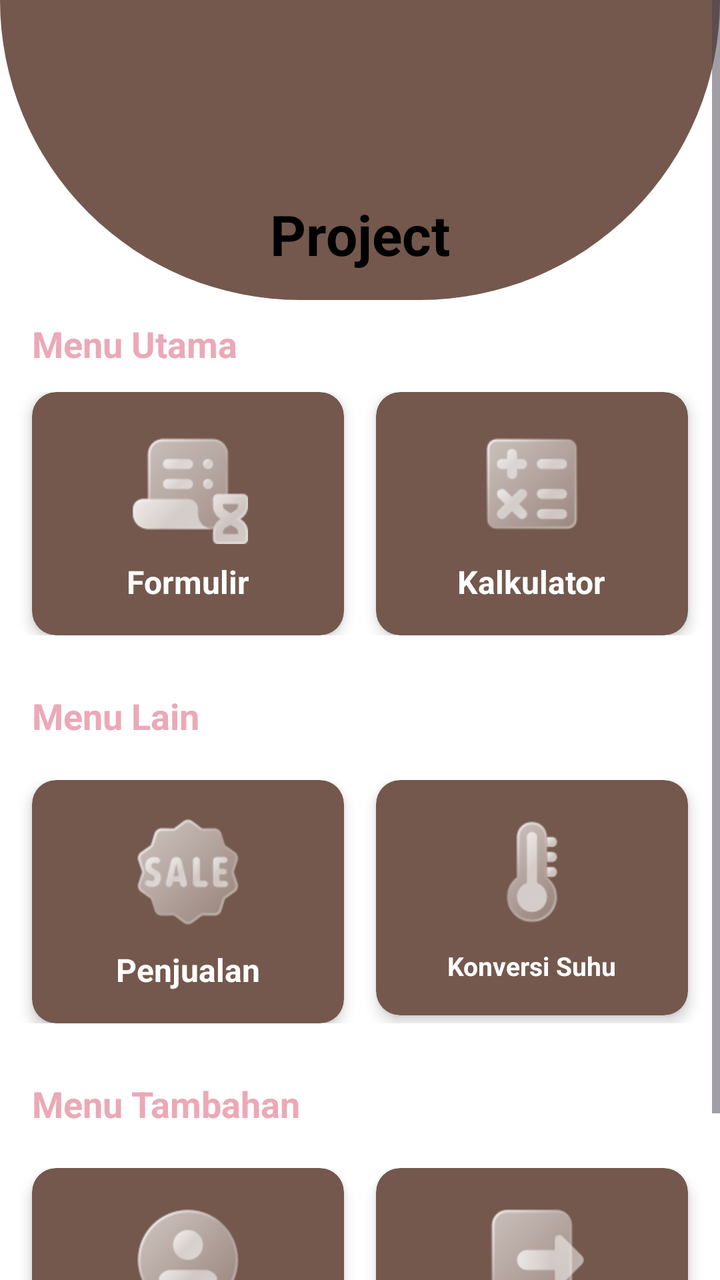
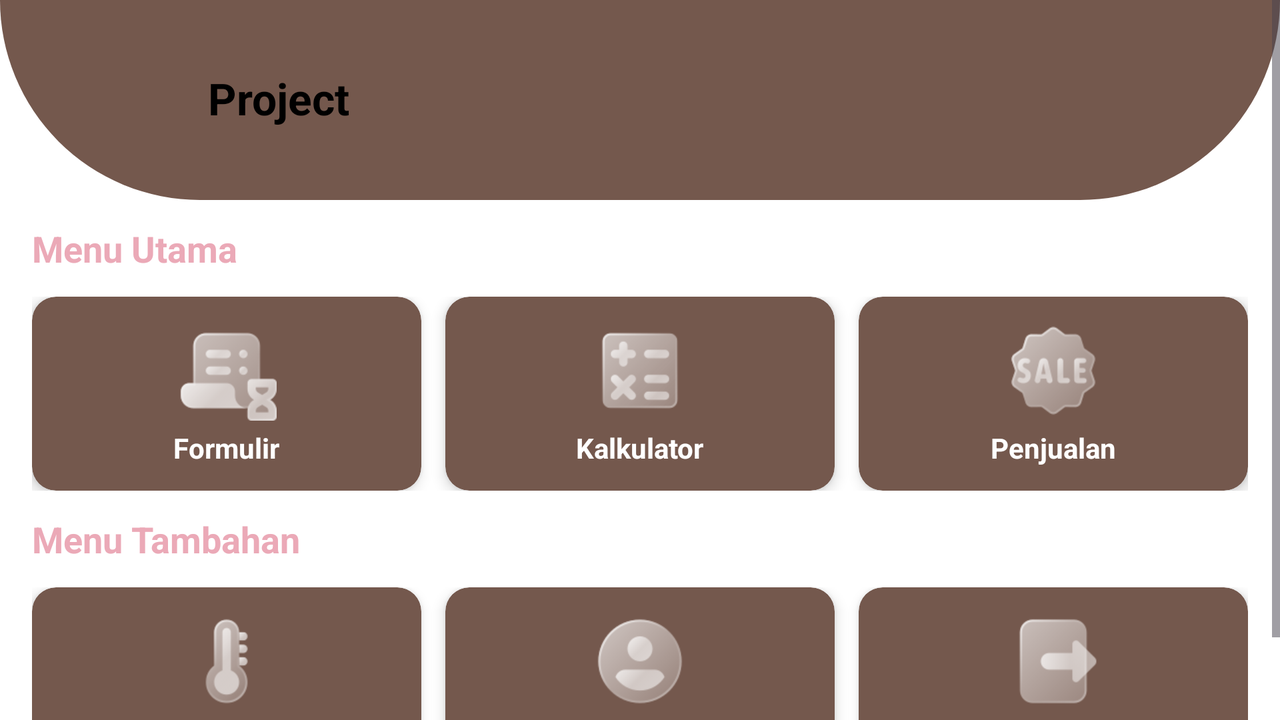

First picture: res/layout/ on a phone held upright. Second picture: the repository's own variant of that layout, on a device whose configuration matches the variant's folder. Source for both follows.
<!-- AndroidManifest.xml: application theme Theme.ProjectMars -->
<!-- res/layout/activity_halaman_utama.xml -->
<?xml version="1.0" encoding="utf-8"?>
<ScrollView xmlns:android="http://schemas.android.com/apk/res/android"
    xmlns:app="http://schemas.android.com/apk/res-auto"
    xmlns:tools="http://schemas.android.com/tools"
    android:layout_width="match_parent"
    android:layout_height="match_parent"
    android:fillViewport="true"
    android:background="@color/chocoo"
    tools:context=".halaman_utama">

    <LinearLayout
        android:id="@+id/main"
        android:layout_width="match_parent"
        android:layout_height="wrap_content"
        android:orientation="vertical">

        <View
            android:id="@+id/latarbelakang"
            android:layout_width="match_parent"
            android:layout_height="150dp"
            android:background="@drawable/latarbelakangprofil" />


        <LinearLayout
            android:layout_width="match_parent"
            android:layout_height="wrap_content"
            android:orientation="vertical"
            android:gravity="center"
            android:layout_marginTop="-140dp"
            tools:ignore="UseCompoundDrawables">

            <ImageView
                android:id="@+id/img_illustration"
                android:layout_width="80dp"
                android:layout_height="80dp"
                android:background="@drawable/buku"
                android:contentDescription="@string/logo_aplikasi" />

            <TextView
                android:id="@+id/tv_app_title"
                android:layout_width="wrap_content"
                android:layout_height="wrap_content"
                android:layout_marginTop="8dp"
                android:text="@string/project"
                android:textColor="@android:color/black"
                android:textSize="28sp"
                android:textStyle="bold" />
        </LinearLayout>

        <TextView
            android:id="@+id/tv_menu_utama"
            android:layout_width="match_parent"
            android:layout_height="wrap_content"
            android:layout_marginStart="16dp"
            android:layout_marginTop="24dp"
            android:layout_marginEnd="16dp"
            android:text="@string/Menu_Utama"
            android:textColor="@color/pink_white"
            android:textSize="18sp"
            android:textStyle="bold" />

        <LinearLayout
            android:layout_width="match_parent"
            android:layout_height="wrap_content"
            android:orientation="horizontal"
            android:weightSum="2"
            android:layout_marginTop="12dp">

            <androidx.cardview.widget.CardView
                android:id="@+id/card_Formulir"
                android:layout_width="0dp"
                android:layout_height="wrap_content"
                android:layout_weight="1"
                android:layout_marginStart="16dp"
                android:layout_marginEnd="8dp"
                app:cardBackgroundColor="@color/creams"
                app:cardCornerRadius="12dp"
                app:cardElevation="4dp">
                <LinearLayout
                    android:layout_width="match_parent"
                    android:layout_height="match_parent"
                    android:gravity="center"
                    android:orientation="vertical"
                    android:padding="16dp"
                    tools:ignore="UseCompoundDrawables">
                    <ImageView
                        android:layout_width="60dp"
                        android:layout_height="60dp"
                        android:contentDescription="@string/ikon_formulir"
                        android:src="@drawable/formulir" />
                    <TextView
                        android:layout_width="wrap_content"
                        android:layout_height="wrap_content"
                        android:layout_marginTop="8dp"
                        android:text="@string/Formulir"
                        android:textColor="@android:color/white"
                        android:textSize="16sp"
                        android:textStyle="bold" />
                </LinearLayout>
            </androidx.cardview.widget.CardView>


            <androidx.cardview.widget.CardView
                android:id="@+id/card_Kalkulator"
                android:layout_width="0dp"
                android:layout_height="wrap_content"
                android:layout_weight="1"
                android:layout_marginStart="8dp"
                android:layout_marginEnd="16dp"
                app:cardBackgroundColor="@color/creams"
                app:cardCornerRadius="12dp"
                app:cardElevation="4dp">
                <LinearLayout
                    android:layout_width="match_parent"
                    android:layout_height="match_parent"
                    android:gravity="center"
                    android:orientation="vertical"
                    android:padding="16dp"
                    tools:ignore="UseCompoundDrawables">
                    <ImageView
                        android:layout_width="60dp"
                        android:layout_height="60dp"
                        android:contentDescription="@string/ikon_kalkulator"
                        android:src="@drawable/kalkulator" />
                    <TextView
                        android:layout_width="wrap_content"
                        android:layout_height="wrap_content"
                        android:layout_marginTop="8dp"
                        android:text="@string/Kalkulator"
                        android:textColor="@android:color/white"
                        android:textSize="16sp"
                        android:textStyle="bold" />
                </LinearLayout>
            </androidx.cardview.widget.CardView>
        </LinearLayout>

        <TextView
            android:layout_width="match_parent"
            android:layout_height="wrap_content"
            android:text="@string/Menu_Lain"
            android:layout_marginStart="16dp"
            android:layout_marginTop="28dp"
            android:layout_marginEnd="16dp"
            android:textStyle="bold"
            android:textSize="18dp"
            android:textColor="@color/pink_white"/>

        <LinearLayout
            android:layout_width="match_parent"
            android:layout_height="wrap_content"
            android:orientation="horizontal"
            android:weightSum="2"
            android:layout_marginTop="20dp">

            <androidx.cardview.widget.CardView
                android:id="@+id/card_Penjualan"
                android:layout_width="0dp"
                android:layout_height="wrap_content"
                android:layout_weight="1"
                android:layout_marginStart="16dp"
                android:layout_marginEnd="8dp"
                app:cardBackgroundColor="@color/creams"
                app:cardCornerRadius="12dp"
                app:cardElevation="4dp">
                <LinearLayout
                    android:layout_width="match_parent"
                    android:layout_height="match_parent"
                    android:gravity="center"
                    android:orientation="vertical"
                    android:padding="16dp"
                    tools:ignore="UseCompoundDrawables">
                    <ImageView
                        android:layout_width="60dp"
                        android:layout_height="60dp"
                        android:src="@drawable/penjualan"
                        android:contentDescription="@string/ikon_penjualan" />
                    <TextView
                        android:layout_width="wrap_content"
                        android:layout_height="wrap_content"
                        android:layout_marginTop="8dp"
                        android:text="@string/Penjualan"
                        android:textSize="16sp"
                        android:textStyle="bold"
                        android:textColor="@android:color/white" />
                </LinearLayout>
            </androidx.cardview.widget.CardView>

            <androidx.cardview.widget.CardView
                android:id="@+id/card_Suhu"
                android:layout_width="0dp"
                android:layout_height="wrap_content"
                android:layout_weight="1"
                android:layout_marginStart="8dp"
                android:layout_marginEnd="16dp"
                app:cardBackgroundColor="@color/creams"
                app:cardCornerRadius="12dp"
                app:cardElevation="4dp">
                <LinearLayout
                    android:layout_width="match_parent"
                    android:layout_height="match_parent"
                    android:gravity="center"
                    android:orientation="vertical"
                    android:padding="16dp"
                    tools:ignore="UseCompoundDrawables">
                    <ImageView
                        android:layout_width="60dp"
                        android:layout_height="60dp"
                        android:src="@drawable/suhu"
                        android:contentDescription="@string/ikon_konversi_suhu" />
                    <TextView
                        android:layout_width="wrap_content"
                        android:layout_height="wrap_content"
                        android:layout_marginTop="8dp"
                        android:text="@string/Konversi_Suhu"
                        android:textSize="13sp"
                        android:textStyle="bold"
                        android:textColor="@android:color/white" />
                </LinearLayout>
            </androidx.cardview.widget.CardView>
        </LinearLayout>

        <TextView
            android:layout_width="match_parent"
            android:layout_height="wrap_content"
            android:text="@string/Menu_Tambahan"
            android:layout_marginStart="16dp"
            android:layout_marginTop="28dp"
            android:layout_marginEnd="16dp"
            android:textStyle="bold"
            android:textSize="18dp"
            android:textColor="@color/pink_white"/>

        <LinearLayout
            android:layout_width="match_parent"
            android:layout_height="wrap_content"
            android:orientation="horizontal"
            android:weightSum="2"
            android:layout_marginTop="20dp"
            android:layout_marginBottom="16dp">

            <androidx.cardview.widget.CardView
                android:id="@+id/card_Profil"
                android:layout_width="0dp"
                android:layout_height="wrap_content"
                android:layout_weight="1"
                android:layout_marginStart="16dp"
                android:layout_marginEnd="8dp"
                app:cardBackgroundColor="@color/creams"
                app:cardCornerRadius="12dp"
                app:cardElevation="4dp">
                <LinearLayout
                    android:layout_width="match_parent"
                    android:layout_height="match_parent"
                    android:gravity="center"
                    android:orientation="vertical"
                    android:padding="16dp">
                    <ImageView
                        android:layout_width="60dp"
                        android:layout_height="60dp"
                        android:src="@drawable/profil"
                        android:contentDescription="@string/ikon_profil" />
                    <TextView
                        android:layout_width="wrap_content"
                        android:layout_height="wrap_content"
                        android:layout_marginTop="8dp"
                        android:text="@string/Profil"
                        android:textSize="16sp"
                        android:textStyle="bold"
                        android:textColor="@android:color/white" />
                </LinearLayout>
            </androidx.cardview.widget.CardView>

            <androidx.cardview.widget.CardView
                android:id="@+id/card_Exit"
                android:layout_width="0dp"
                android:layout_height="wrap_content"
                android:layout_weight="1"
                android:layout_marginStart="8dp"
                android:layout_marginEnd="16dp"
                app:cardBackgroundColor="@color/creams"
                app:cardCornerRadius="12dp"
                app:cardElevation="4dp">
                <LinearLayout
                    android:layout_width="match_parent"
                    android:layout_height="match_parent"
                    android:gravity="center"
                    android:orientation="vertical"
                    android:padding="16dp">
                    <ImageView
                        android:layout_width="60dp"
                        android:layout_height="60dp"
                        android:src="@drawable/keluar"
                        android:contentDescription="@string/ikon_exit"/>
                    <TextView
                        android:layout_width="wrap_content"
                        android:layout_height="wrap_content"
                        android:layout_marginTop="8dp"
                        android:text="@string/Keluar"
                        android:textSize="16sp"
                        android:textStyle="bold"
                        android:textColor="@android:color/white"/>
                </LinearLayout>
            </androidx.cardview.widget.CardView>
        </LinearLayout>

    </LinearLayout>
</ScrollView>
<!-- resources referenced by this layout -->
<resources>
  <color name="chocoo">#ffffff</color>
  <color name="creams">#74584d</color>
  <color name="pink_white">#eba9b7</color>
  <!-- drawable formulir: png bitmap (drawable, 3542 bytes) -->
  <!-- drawable kalkulator: png bitmap (drawable, 3302 bytes) -->
  <!-- drawable keluar: png bitmap (drawable, 2866 bytes) -->
  <!-- drawable latarbelakangprofil (drawable) -->
  <?xml version="1.0" encoding="utf-8"?>
  <shape xmlns:android="http://schemas.android.com/apk/res/android"
      android:shape="rectangle">
  
      <solid android:color="@color/creams" />
  
      <corners
          android:bottomLeftRadius="1000dp"
          android:bottomRightRadius="1000dp"
          android:topLeftRadius="0dp"
          android:topRightRadius="0dp" />
  
  </shape>
  <!-- drawable penjualan: png bitmap (drawable, 3824 bytes) -->
  <!-- drawable profil: png bitmap (drawable, 3013 bytes) -->
  <!-- drawable suhu: png bitmap (drawable, 3154 bytes) -->
  <string name="Formulir">Formulir</string>
  <string name="Kalkulator">Kalkulator</string>
  <string name="Keluar">Keluar</string>
  <string name="Konversi_Suhu">Konversi Suhu</string>
  <string name="Menu_Lain">Menu Lain</string>
  <string name="Menu_Tambahan">Menu Tambahan</string>
  <string name="Menu_Utama">Menu Utama</string>
  <string name="Penjualan">Penjualan</string>
  <string name="Profil">Profil</string>
  <string name="ikon_exit">Ikon Exit</string>
  <string name="ikon_formulir">Ikon Formulir</string>
  <string name="ikon_kalkulator">Ikon Kalkulator</string>
  <string name="ikon_konversi_suhu">Ikon Konversi Suhu</string>
  <string name="ikon_penjualan">Ikon Penjualan</string>
  <string name="ikon_profil">Ikon Profil</string>
  <string name="logo_aplikasi">Logo Aplikasi</string>
  <string name="project">Project</string>
  <style name="Theme.ProjectMars" parent="Base.Theme.ProjectMars" />
  <style name="Base.Theme.ProjectMars" parent="Theme.Material3.DayNight.NoActionBar">
          
          
      </style>
</resources>
<!-- res/layout-land/activity_halaman_utama.xml (the author's variant of the layout above) -->
<!-- drawn on the phone turned sideways -->
<?xml version="1.0" encoding="utf-8"?>
<ScrollView xmlns:android="http://schemas.android.com/apk/res/android"
    xmlns:app="http://schemas.android.com/apk/res-auto"
    xmlns:tools="http://schemas.android.com/tools"
    android:layout_width="match_parent"
    android:layout_height="match_parent"
    android:fillViewport="true"
    android:background="@color/chocoo"
    tools:context=".halaman_utama">

    <LinearLayout
        android:id="@+id/main"
        android:layout_width="match_parent"
        android:layout_height="wrap_content"
        android:orientation="vertical">

        <RelativeLayout
            android:layout_width="match_parent"
            android:layout_height="wrap_content">

            <View
                android:id="@+id/latarbelakang"
                android:layout_width="match_parent"
                android:layout_height="100dp"
                android:background="@drawable/latarbelakangprofil" />

            <LinearLayout
                android:layout_width="wrap_content"
                android:layout_height="wrap_content"
                android:orientation="horizontal"
                android:gravity="center_vertical"
                android:layout_marginTop="16dp"
                android:layout_marginStart="16dp"
                android:layout_marginBottom="16dp"
                android:padding="8dp">

                <ImageView
                    android:id="@+id/img_illustration"
                    android:layout_width="50dp"
                    android:layout_height="50dp"
                    android:layout_marginStart="20dp"
                    android:background="@drawable/buku"
                    android:contentDescription="Logo Aplikasi" />

                <TextView
                    android:id="@+id/tv_app_title"
                    android:layout_width="wrap_content"
                    android:layout_height="wrap_content"
                    android:layout_marginStart="10dp"
                    android:text="Project"
                    android:textColor="@android:color/black"
                    android:textSize="22sp"
                    android:textStyle="bold" />
            </LinearLayout>
        </RelativeLayout>


        <LinearLayout
            android:layout_width="match_parent"
            android:layout_height="wrap_content"
            android:orientation="vertical"
            android:paddingStart="16dp"
            android:paddingEnd="16dp"
            android:paddingTop="12dp"
            android:paddingBottom="16dp">

            <TextView
                android:id="@+id/tv_menu_utama"
                android:layout_width="match_parent"
                android:layout_height="wrap_content"
                android:text="Menu Utama"
                android:textColor="@color/pink_white"
                android:textSize="18sp"
                android:textStyle="bold"
                android:layout_marginBottom="12dp" />

            <LinearLayout
                android:layout_width="match_parent"
                android:layout_height="wrap_content"
                android:orientation="horizontal"
                android:weightSum="3"
                android:layout_marginBottom="12dp">

                <androidx.cardview.widget.CardView
                    android:id="@+id/card_Formulir"
                    android:layout_width="0dp"
                    android:layout_height="wrap_content"
                    android:layout_weight="1"
                    android:layout_marginEnd="8dp"
                    app:cardBackgroundColor="@color/creams"
                    app:cardCornerRadius="12dp"
                    app:cardElevation="4dp">
                    <LinearLayout
                        android:layout_width="match_parent"
                        android:layout_height="match_parent"
                        android:gravity="center"
                        android:orientation="vertical"
                        android:padding="12dp">
                        <ImageView
                            android:layout_width="50dp"
                            android:layout_height="50dp"
                            android:contentDescription="Ikon Formulir"
                            android:src="@drawable/formulir" />
                        <TextView
                            android:layout_width="wrap_content"
                            android:layout_height="wrap_content"
                            android:layout_marginTop="4dp"
                            android:text="Formulir"
                            android:textColor="@android:color/white"
                            android:textSize="14sp"
                            android:textStyle="bold" />
                    </LinearLayout>
                </androidx.cardview.widget.CardView>

                <androidx.cardview.widget.CardView
                    android:id="@+id/card_Kalkulator"
                    android:layout_width="0dp"
                    android:layout_height="wrap_content"
                    android:layout_weight="1"
                    android:layout_marginStart="4dp"
                    android:layout_marginEnd="4dp"
                    app:cardBackgroundColor="@color/creams"
                    app:cardCornerRadius="12dp"
                    app:cardElevation="4dp">
                    <LinearLayout
                        android:layout_width="match_parent"
                        android:layout_height="match_parent"
                        android:gravity="center"
                        android:orientation="vertical"
                        android:padding="12dp">
                        <ImageView
                            android:layout_width="50dp"
                            android:layout_height="50dp"
                            android:contentDescription="Ikon Kalkulator"
                            android:src="@drawable/kalkulator" />
                        <TextView
                            android:layout_width="wrap_content"
                            android:layout_height="wrap_content"
                            android:layout_marginTop="4dp"
                            android:text="Kalkulator"
                            android:textColor="@android:color/white"
                            android:textSize="14sp"
                            android:textStyle="bold" />
                    </LinearLayout>
                </androidx.cardview.widget.CardView>

                <androidx.cardview.widget.CardView
                    android:id="@+id/card_Penjualan"
                    android:layout_width="0dp"
                    android:layout_height="wrap_content"
                    android:layout_weight="1"
                    android:layout_marginStart="8dp"
                    app:cardBackgroundColor="@color/creams"
                    app:cardCornerRadius="12dp"
                    app:cardElevation="4dp">
                    <LinearLayout
                        android:layout_width="match_parent"
                        android:layout_height="match_parent"
                        android:gravity="center"
                        android:orientation="vertical"
                        android:padding="12dp">
                        <ImageView
                            android:layout_width="50dp"
                            android:layout_height="50dp"
                            android:src="@drawable/penjualan"
                            android:contentDescription="Ikon Penjualan" />
                        <TextView
                            android:layout_width="wrap_content"
                            android:layout_height="wrap_content"
                            android:layout_marginTop="4dp"
                            android:text="Penjualan"
                            android:textSize="14sp"
                            android:textStyle="bold"
                            android:textColor="@android:color/white" />
                    </LinearLayout>
                </androidx.cardview.widget.CardView>
            </LinearLayout>

            <TextView
                android:id="@+id/tv_menu_tambahan"
                android:layout_width="match_parent"
                android:layout_height="wrap_content"
                android:text="Menu Tambahan "
                android:textColor="@color/pink_white"
                android:textSize="18sp"
                android:textStyle="bold"
                android:layout_marginBottom="12dp" />

            <LinearLayout
                android:layout_width="match_parent"
                android:layout_height="wrap_content"
                android:orientation="horizontal"
                android:weightSum="3">

                <androidx.cardview.widget.CardView
                    android:id="@+id/card_Suhu"
                    android:layout_width="0dp"
                    android:layout_height="wrap_content"
                    android:layout_weight="1"
                    android:layout_marginEnd="8dp"
                    app:cardBackgroundColor="@color/creams"
                    app:cardCornerRadius="12dp"
                    app:cardElevation="4dp">
                    <LinearLayout
                        android:layout_width="match_parent"
                        android:layout_height="match_parent"
                        android:gravity="center"
                        android:orientation="vertical"
                        android:padding="12dp">
                        <ImageView
                            android:layout_width="50dp"
                            android:layout_height="50dp"
                            android:src="@drawable/suhu"
                            android:contentDescription="Ikon Konversi Suhu" />
                        <TextView
                            android:layout_width="wrap_content"
                            android:layout_height="wrap_content"
                            android:layout_marginTop="4dp"
                            android:text="Konversi Suhu"
                            android:textSize="14sp"
                            android:textStyle="bold"
                            android:textColor="@android:color/white" />
                    </LinearLayout>
                </androidx.cardview.widget.CardView>

                <androidx.cardview.widget.CardView
                    android:id="@+id/card_Profil"
                    android:layout_width="0dp"
                    android:layout_height="wrap_content"
                    android:layout_weight="1"
                    android:layout_marginStart="4dp"
                    android:layout_marginEnd="4dp"
                    app:cardBackgroundColor="@color/creams"
                    app:cardCornerRadius="12dp"
                    app:cardElevation="4dp">
                    <LinearLayout
                        android:layout_width="match_parent"
                        android:layout_height="match_parent"
                        android:gravity="center"
                        android:orientation="vertical"
                        android:padding="12dp">
                        <ImageView
                            android:layout_width="50dp"
                            android:layout_height="50dp"
                            android:src="@drawable/profil"
                            android:contentDescription="Ikon Profil" />
                        <TextView
                            android:layout_width="wrap_content"
                            android:layout_height="wrap_content"
                            android:layout_marginTop="4dp"
                            android:text="Profil"
                            android:textSize="14sp"
                            android:textStyle="bold"
                            android:textColor="@android:color/white" />
                    </LinearLayout>
                </androidx.cardview.widget.CardView>

                <androidx.cardview.widget.CardView
                    android:id="@+id/card_Exit"
                    android:layout_width="0dp"
                    android:layout_height="wrap_content"
                    android:layout_weight="1"
                    android:layout_marginStart="8dp"
                    app:cardBackgroundColor="@color/creams"
                    app:cardCornerRadius="12dp"
                    app:cardElevation="4dp">
                    <LinearLayout
                        android:layout_width="match_parent"
                        android:layout_height="match_parent"
                        android:gravity="center"
                        android:orientation="vertical"
                        android:padding="12dp">
                        <ImageView
                            android:layout_width="50dp"
                            android:layout_height="50dp"
                            android:src="@drawable/keluar"
                            android:contentDescription="Ikon Exit"/>
                        <TextView
                            android:layout_width="wrap_content"
                            android:layout_height="wrap_content"
                            android:layout_marginTop="4dp"
                            android:text="Exit"
                            android:textSize="14sp"
                            android:textStyle="bold"
                            android:textColor="@android:color/white"/>
                    </LinearLayout>
                </androidx.cardview.widget.CardView>
            </LinearLayout>

        </LinearLayout>

    </LinearLayout>
</ScrollView>
<!-- resources referenced by the variant -->
<!-- as the phone turned sideways resolves them -->
<resources>
  <color name="chocoo">#ffffff</color>
  <color name="creams">#74584d</color>
  <color name="pink_white">#eba9b7</color>
  <!-- drawable formulir: png bitmap (drawable, 3542 bytes) -->
  <!-- drawable kalkulator: png bitmap (drawable, 3302 bytes) -->
  <!-- drawable keluar: png bitmap (drawable, 2866 bytes) -->
  <!-- drawable latarbelakangprofil (drawable) -->
  <?xml version="1.0" encoding="utf-8"?>
  <shape xmlns:android="http://schemas.android.com/apk/res/android"
      android:shape="rectangle">
  
      <solid android:color="@color/creams" />
  
      <corners
          android:bottomLeftRadius="1000dp"
          android:bottomRightRadius="1000dp"
          android:topLeftRadius="0dp"
          android:topRightRadius="0dp" />
  
  </shape>
  <!-- drawable penjualan: png bitmap (drawable, 3824 bytes) -->
  <!-- drawable profil: png bitmap (drawable, 3013 bytes) -->
  <!-- drawable suhu: png bitmap (drawable, 3154 bytes) -->
  <style name="Theme.ProjectMars" parent="Base.Theme.ProjectMars" />
  <style name="Base.Theme.ProjectMars" parent="Theme.Material3.DayNight.NoActionBar">
          
          
      </style>
</resources>
